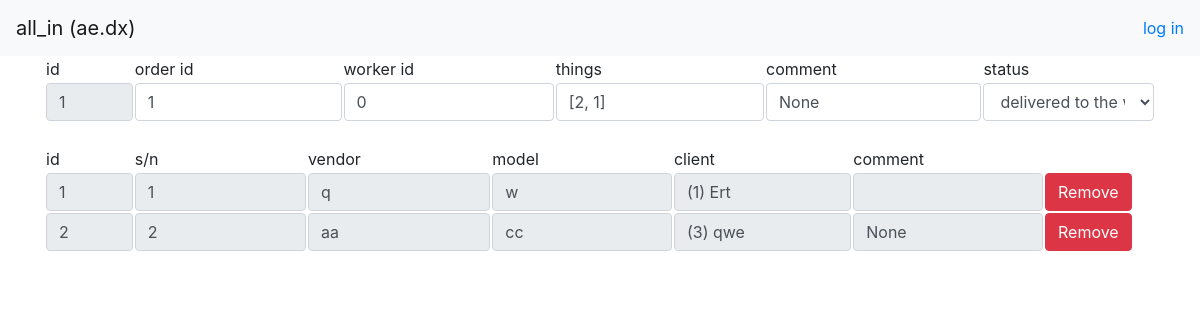
Screenshot of /tables/acceptances/1 (signed in) with the database file from the repository.
### data/tables.py (models this page shows)
class Worker(db_session.SqlAlchemyBase, SerializerMixin):
    __tablename__ = 'workers'
    id = Column(sqlalchemy.Integer, primary_key=True, autoincrement=True)
    username = Column(sqlalchemy.String, nullable=True)
    name = Column(sqlalchemy.String, nullable=True)
    password = Column(sqlalchemy.String, nullable=True)
    role = Column(sqlalchemy.String, nullable=True)
    phone = Column(sqlalchemy.String, nullable=True)
    comment = Column(sqlalchemy.String, nullable=True)

class Acceptance(db_session.SqlAlchemyBase, SerializerMixin):
    __tablename__ = 'acceptances'
    id = Column(sqlalchemy.Integer, primary_key=True, autoincrement=True)
    order_id = Column(sqlalchemy.Integer, sqlalchemy.ForeignKey('orders.id'))
    worker_id = Column(sqlalchemy.Integer, sqlalchemy.ForeignKey('workers.id'))
    things =  Column(sqlalchemy.String, default='', nullable=True)
    comment = Column(sqlalchemy.String, nullable=True)
    status =  Column(sqlalchemy.String, nullable=True)
    order = orm.relationship('Order')
    worker = orm.relationship('Worker')

class Thing(db_session.SqlAlchemyBase, SerializerMixin):
    __tablename__ = 'things'
    id = Column(sqlalchemy.Integer, primary_key=True, autoincrement=True)
    sn =  Column(sqlalchemy.String, nullable=True)
    vendor = Column(sqlalchemy.String, nullable=True)
    model = Column(sqlalchemy.String, nullable=True)
    client_id = Column(sqlalchemy.Integer, sqlalchemy.ForeignKey('clients.id'))
    comment = Column(sqlalchemy.String, nullable=True)
    client = orm.relationship('Client')

class Client(db_session.SqlAlchemyBase, SerializerMixin):
    __tablename__ = 'clients'
    id = Column(sqlalchemy.Integer, primary_key=True, autoincrement=True)
    name = Column(sqlalchemy.String, nullable=True)
    address = Column(sqlalchemy.String, nullable=True)
    phone = Column(sqlalchemy.String, nullable=True)
    comment = Column(sqlalchemy.String, nullable=True)

### main.py (the view)
@app.route('/tables/acceptances/<int:acceptance_id>', methods=['GET', 'POST'])
def acceptance(acceptance_id):
    username = request.cookies.get('user')
    if not username:
        return redirect('/login')
    user = stuff.get_user(username)
    if request.method == 'GET':
        data = stuff.get_entry('acceptances', acceptance_id)
        things = stuff.get_table('things').filter(Thing.id.in_(loads(data.things)))
        resp = make_response(render_template('acceptance.html', user=user,
                                             acceptance=data, things=things))
        resp.set_cookie('acceptance', str(acceptance_id))
        return resp
    elif request.method == 'POST':
        stuff.update_entry('acceptances', request.form)
        return redirect(f'/tables/acceptances/{acceptance_id}')

### data/db_session.py (called while the page is built)
def create_session() -> Session:
    global __factory
    return __factory()

### stuff.py (called while the page is built)
def get_user(username):
    db_sess = db_session.create_session()
    worker = db_sess.query(Worker).filter(Worker.username == username).first()
    db_sess.close()
    return worker

def get_table(table, sort='id', reverse=0):
    db_sess = db_session.create_session()
    if table == 'clients':
        return db_sess.query(Client)
    elif table == 'orders':
        return db_sess.query(Order)
    elif table == 'acceptances':
        return db_sess.query(Acceptance)
    elif table == 'things':
        return db_sess.query(Thing)
    elif table == 'works':
        return db_sess.query(Work)
    elif table == 'workers':
        return db_sess.query(Worker)
    db_sess.close()

def get_entry(table, id):
    db_sess = db_session.create_session()
    if table == 'clients':
        return db_sess.query(Client).filter(Client.id == id).first()
    elif table == 'orders':
        entry = db_sess.query(Order).filter(Order.id == id).first()[::]
        entry[1] = db_sess.query(Client).filter(Client.id == entry[1]).first().name
        return entry
    elif table == 'acceptances':
        return db_sess.query(Acceptance).filter(Acceptance.id == id).first()
    elif table == 'things':
        return db_sess.query(Thing).filter(Thing.id == id).first()
    elif table == 'works':
        return db_sess.query(Work).filter(Work.id == id).first()
    elif table == 'workers':
        return db_sess.query(Worker).filter(Worker.id == id).first()
    db_sess.close()

### templates/acceptance.html
{% extends "base.html"%}
{% block content %}
<form method="post">
<table>
    <tr>
        <td width="8%">id</td>
        <td>order id</td>
        <td>worker id</td>
        <td>things</td>
        <td>comment</td>
        <td>status</td>
    </tr>
    <tr>
        <td width="8%"><input class="form-control" value="{{acceptance.id}}" name="id" readonly></td>
        <td><input class="form-control" value="{{acceptance.order_id}}" name="order"></td>
        <td><input class="form-control" value="{{acceptance.worker_id}}" name="worker" ></td>
        <td><input class="form-control" value="{{acceptance.things}}"></td>
        <td><input class="form-control" value="{{acceptance.comment}}" name="comment"></td>
        <td><select class="form-control" name="status">
            {% for status in ['taken from client', 'delivered to the worker', 'in process', 'work completed', 'taken from worker', 'delivered to the client'] %}
            {% if status == acceptance.status %}
            <option selected>{{status}}</option>
            {% else %}
            <option>{{status}}</option>
            {% endif %}
            {% endfor %}
        </select></td>
    </tr>
</table>
</form><br>
<table>
    <tr>
        <td width="8%">id</td>
        <td>s/n</td>
        <td>vendor</td>
        <td>model</td>
        <td>client</td>
        <td>comment</td>
        <td width="10%"></td>
    </tr>
    {% for item in things %}
    <tr>
        <td width="8%"><a href="/tables/things/{{item.id}}"><input class="form-control" value="{{item.id}}" readonly></a></td>
        <td><input class="form-control" value="{{item.sn}}" readonly></td>
        <td><input class="form-control" value="{{item.vendor}}" readonly></td>
        <td><input class="form-control" value="{{item.model}}" readonly></td>
        <td><input class="form-control" value="({{item.client_id}}) {{item.client.name}}" readonly></td>
        <td><input class="form-control" value="{{item.comment}}" readonly></td>
        <td width="10%"><a class="btn btn-danger" href="/tables/acceptances/{{acceptance.id}}/remove_thing/{{item.id}}" role="button">Remove</a></td>
    </tr>
    {% endfor %}
</table>
{% endblock %}

### templates/base.html (shortened to what this page needs)
<!doctype html>
<html>
<head>
    <link rel="stylesheet"
          href="https://stackpath.bootstrapcdn.com/bootstrap/4.4.1/css/bootstrap.min.css"
>
    <link rel="stylesheet" href="static/css/style.css" />
</head>
<body>
<header>
    <nav class="navbar navbar-light bg-light">
        <a class="navbar-brand" href="/dashboard">{{user.role}} ({{user.name}})</a>
        <a href="/login">log in</a>
    </nav>
</header>
<main role="main" class="container">
    {% block content %}{% endblock %}
</main>
</body>
</html>

### rows the page displays
Worker: role "all_in", name "ae.dx"
Acceptance: id "1", order "1", worker "0", things "[2, 1]", comment "None", status "delivered to the worker"
Thing: id "1", sn "1", vendor "q", model "w", client_id "(1) Ert"
Thing: id "2", sn "2", vendor "aa", model "cc", client_id "(3) qwe", comment "None"
